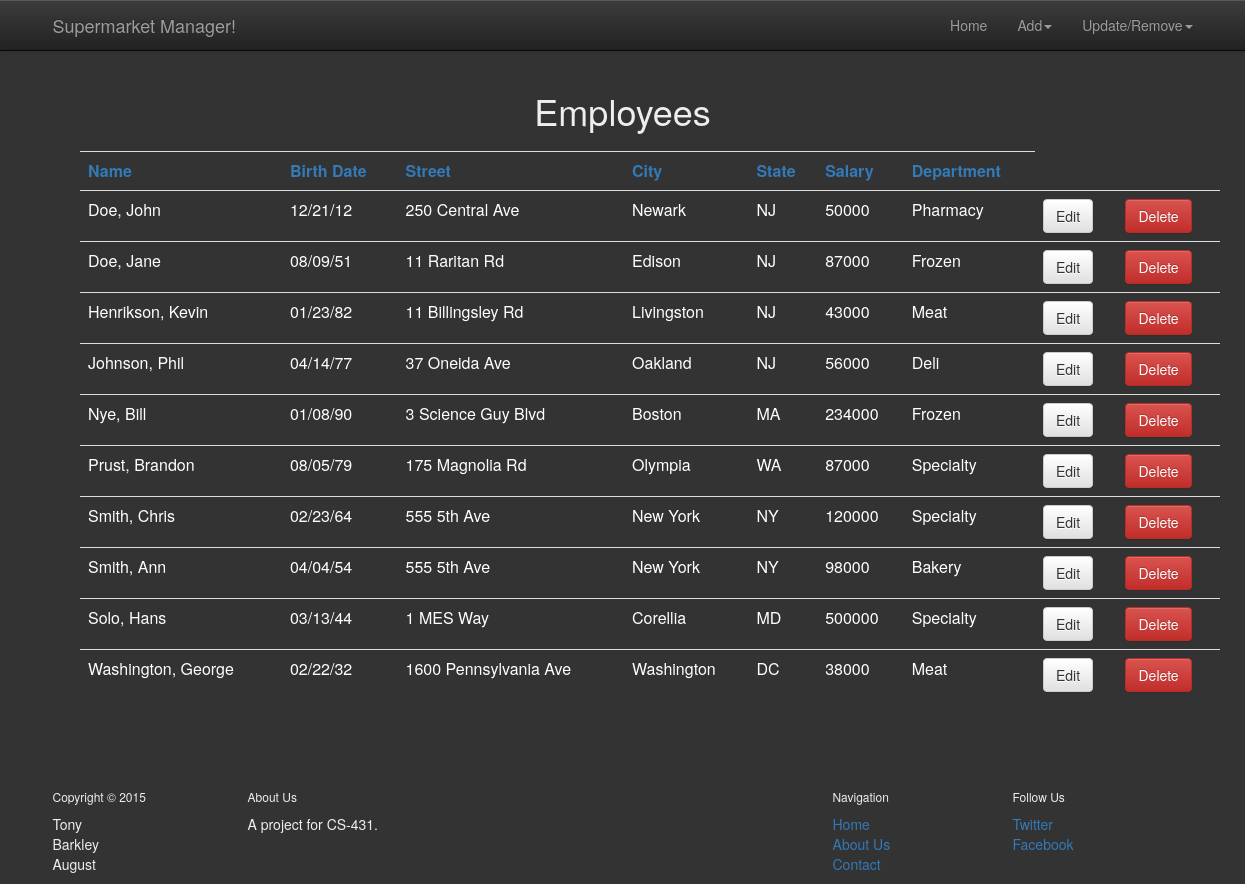
Page /updateEmp.php?sort=name on the committed database.
### tables this page shows
CREATE TABLE IF NOT EXISTS `EMPLOYEE` (
  `Employee_ID` int(11) NOT NULL AUTO_INCREMENT,
  `Employee_first_name` varchar(45) NOT NULL,
  `Employee_last_name` varchar(45) NOT NULL,
  `Employee_salary` int(11) NOT NULL,
  `Employee_date_of_birth` varchar(20) NOT NULL,
  `Employee_phone` varchar(45) NOT NULL,
  `Employee_street_name` varchar(45) NOT NULL,
  `Employee_city` varchar(45) NOT NULL,
  `Employee_state` varchar(2) NOT NULL,
  `Department_ID` int(11) NOT NULL,
  PRIMARY KEY (`Employee_ID`),
  KEY `fk_EMPLOYEE_DEPARTMENT1_idx` (`Department_ID`)
);

CREATE TABLE IF NOT EXISTS `DEPARTMENT` (
  `Department_ID` int(11) NOT NULL AUTO_INCREMENT,
  `Department_name` varchar(45) NOT NULL,
  PRIMARY KEY (`Department_ID`)
);

### updateEmp.php (the view, shortened to what this page needs)
<?php
	include("header.php");
?>
<div class="container-fluid feature">
	<div class="content">
	<h1>Employees</h1>
	<?php
		$s = "SELECT * FROM EMPLOYEE e, DEPARTMENT d
			  WHERE e.Department_ID = d.Department_ID";
			  if ($_GET['sort'] == 'name') {
			  	$s = $s . " ORDER BY e.Employee_last_name";
			  }
		( $t = mysql_query($s) ) or die ( mysql_error() );
	?>
		<div class="container">
		<table class="table table-wrapper" colspan="0">
		<tr>
			<th><a href="updateEmp.php?sort=name">Name</a></th>
			<th><a href="updateEmp.php?sort=dob">Birth Date</a></th>
			<th><a href="updateEmp.php?sort=street">Street</a></th>
			<th><a href="updateEmp.php?sort=city">City</a></th>
			<th><a href="updateEmp.php?sort=state">State</a></th>
			<th><a href="updateEmp.php?sort=salary">Salary</a></th>
			<th><a href="updateEmp.php?sort=dept">Department</a></th>
		</tr>
	<?php
	while ( $row = mysql_fetch_assoc($t) ) :
  		$id = $row['Employee_ID'];
  		$firstName = $row['Employee_first_name'];
  		$lastName = $row['Employee_last_name'];
  		$salary = $row['Employee_salary'];
  		$dob = $row['Employee_date_of_birth'];
  		$street= $row['Employee_street_name'];
  		$city= $row['Employee_city'];
  		$state = $row['Employee_state'];
  		$department = $row['Department_name'];
	?>
		<form action="<?php echo htmlspecialchars($_SERVER["PHP_SELF"]);?>" method="post">
             <tr>
				<td>
					<?php echo $lastName . ", " . $firstName; ?>
				</td>
				<td>
					<?php echo $dob; ?>
				</td>
				<td>
					<?php echo $street; ?>
				</td>
				<td>
					<?php echo $city; ?>
				</td>
				<td>
					<?php echo $state; ?>
				</td>
				<td>
					<?php echo $salary; ?>
				</td>
				<td>
					<?php echo $department; ?>
				</td>
	            <td>
                	<a class="btn btn-default" name = "update" href="editEmployee.php?id=<?php echo $id; ?>">Edit</a>
                </td>
                <td>
                	<a class="btn btn-danger" name="delete" href="deleteEmp.php?id=<?php echo $id; ?>">Delete</a>
                </td>
             </tr>
        </form>
    <?php endwhile ; ?>
      	</table>
	</div>
	</div>
</div>
<?php include("footer.php"); ?>

### main.css (style rules this page uses)
body { background-color: #333; }
.content { margin: 50px 50px; color: #eee; }
.feature { background-color: #333; margin-bottom: 0px; padding-bottom: 10px; margin-top: -30px; color: #eee; text-align: center; }
.table-wrapper { color: white; }

### rows in the picture
employee: Employee_last_name "Doe", Employee_first_name "John", Employee_date_of_birth "12/21/12", Employee_street_name "250 Central Ave", Employee_city "Newark", Employee_state "NJ", Employee_salary "50000", Department_ID.Department_name "Pharmacy"
employee: Employee_last_name "Doe", Employee_first_name "Jane", Employee_date_of_birth "08/09/51", Employee_street_name "11 Raritan Rd", Employee_city "Edison", Employee_state "NJ", Employee_salary "87000", Department_ID.Department_name "Frozen"
employee: Employee_last_name "Henrikson", Employee_first_name "Kevin", Employee_date_of_birth "01/23/82", Employee_street_name "11 Billingsley Rd", Employee_city "Livingston", Employee_state "NJ", Employee_salary "43000", Department_ID.Department_name "Meat"
employee: Employee_last_name "Johnson", Employee_first_name "Phil", Employee_date_of_birth "04/14/77", Employee_street_name "37 Oneida Ave", Employee_city "Oakland", Employee_state "NJ", Employee_salary "56000", Department_ID.Department_name "Deli"
employee: Employee_last_name "Nye", Employee_first_name "Bill", Employee_date_of_birth "01/08/90", Employee_street_name "3 Science Guy Blvd", Employee_city "Boston", Employee_state "MA", Employee_salary "234000", Department_ID.Department_name "Frozen"
employee: Employee_last_name "Prust", Employee_first_name "Brandon", Employee_date_of_birth "08/05/79", Employee_street_name "175 Magnolia Rd", Employee_city "Olympia", Employee_state "WA", Employee_salary "87000", Department_ID.Department_name "Specialty"
employee: Employee_last_name "Smith", Employee_first_name "Chris", Employee_date_of_birth "02/23/64", Employee_street_name "555 5th Ave", Employee_city "New York", Employee_state "NY", Employee_salary "120000", Department_ID.Department_name "Specialty"
employee: Employee_last_name "Smith", Employee_first_name "Ann", Employee_date_of_birth "04/04/54", Employee_street_name "555 5th Ave", Employee_city "New York", Employee_state "NY", Employee_salary "98000", Department_ID.Department_name "Bakery"
employee: Employee_last_name "Solo", Employee_first_name "Hans", Employee_date_of_birth "03/13/44", Employee_street_name "1 MES Way", Employee_city "Corellia", Employee_state "MD", Employee_salary "500000", Department_ID.Department_name "Specialty"
employee: Employee_last_name "Washington", Employee_first_name "George", Employee_date_of_birth "02/22/32", Employee_street_name "1600 Pennsylvania Ave", Employee_city "Washington", Employee_state "DC", Employee_salary "38000", Department_ID.Department_name "Meat"
